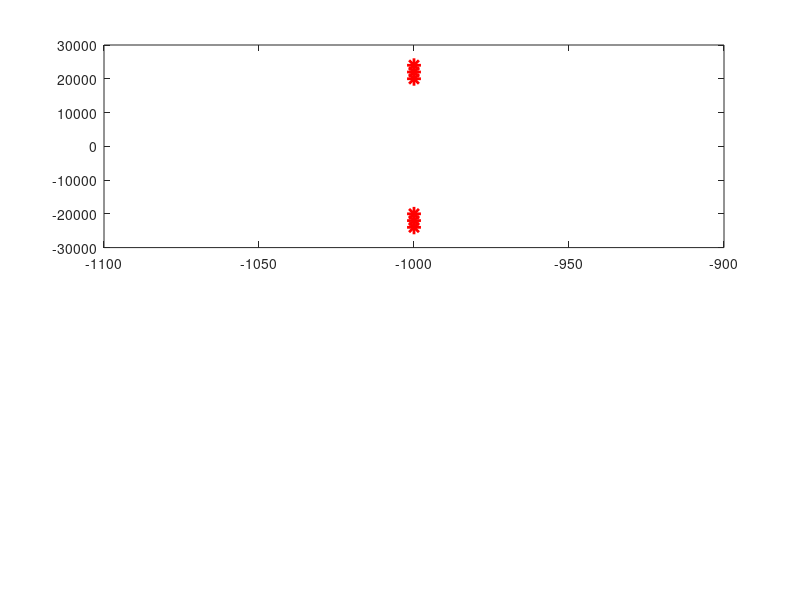

Here is the MATLAB script that generated this plot: (Note: this script raises an error after producing the figure.)
% cps07_problem_7_3.m
% filtr dolno-przepustowy dla przetwornika A/C
clear all; close all; clc;

%% parametry
fpr = 48000;        % czestotliwosc probkowania
fc = fpr/2;         % czestotliwosc odciecia = 24000 Hz (Nyquist)

f = 0 : 10 : 50000;
w = 2*pi*f;
s = 1j*w;

%% proba 1: metoda zer i biegunow
fprintf('=== PROBA 1: metoda zer i biegunow ===\n');

% bieguny rowno rozlozone ponizej fc
p1 = -1000 + 1j*2*pi*[20000, 22000, 24000];
p1 = [p1 conj(p1)];

z1 = [];  % brak zer
wzm1 = abs(polyval(poly(p1), 0));  % normalizacja do 1 przy DC

b1 = wzm1 * poly(z1);
a1 = poly(p1);
H1 = polyval(b1, s) ./ polyval(a1, s);

figure(1);
subplot(2,1,1);
plot(real(p1), imag(p1)/(2*pi), 'r*', 'MarkerSize', 10, 'LineWidth', 2);
xline(0, 'k--'); yline(0, 'k--');
grid on; title('Proba 1: bieguny');
xlabel('Re(s)'); ylabel('Im(s)/(2\pi) [Hz]');

subplot(2,1,2);
plot(f/1000, 20*log10(abs(H1)), 'b', 'LineWidth', 1.5);
xlabel('f [kHz]'); ylabel('|H(f)| [dB]');
title('Charakterystyka amplitudowa');
xline(fc/1000, 'r--', 'f_{pr}/2 = 24 kHz');
grid on; ylim([-80 10]);
pause

%% proba 2: wiecej biegunow
fprintf('=== PROBA 2: wiecej biegunow ===\n');

p2 = -500 + 1j*2*pi*[18000, 20000, 22000, 23000, 24000];
p2 = [p2 conj(p2)];

z2 = [];
wzm2 = abs(polyval(poly(p2), 0));

b2 = wzm2 * poly(z2);
a2 = poly(p2);
H2 = polyval(b2, s) ./ polyval(a2, s);

figure(2);
subplot(2,1,1);
plot(real(p2), imag(p2)/(2*pi), 'r*', 'MarkerSize', 10, 'LineWidth', 2);
xline(0, 'k--'); yline(0, 'k--');
grid on; title('Proba 2: wiecej biegunow');
xlabel('Re(s)'); ylabel('Im(s)/(2\pi) [Hz]');

subplot(2,1,2);
plot(f/1000, 20*log10(abs(H2)), 'b', 'LineWidth', 1.5);
xlabel('f [kHz]'); ylabel('|H(f)| [dB]');
title('Charakterystyka amplitudowa');
xline(fc/1000, 'r--', 'f_{pr}/2 = 24 kHz');
grid on; ylim([-80 10]);
pause

%% wniosek
% metoda zer i biegunow nie daje dobrego filtra LP
% bo trudno uzyskac plaska charakterystyke i strome zbocze
% lepiej uzyc funkcji butter(), cheby1(), ellip()
